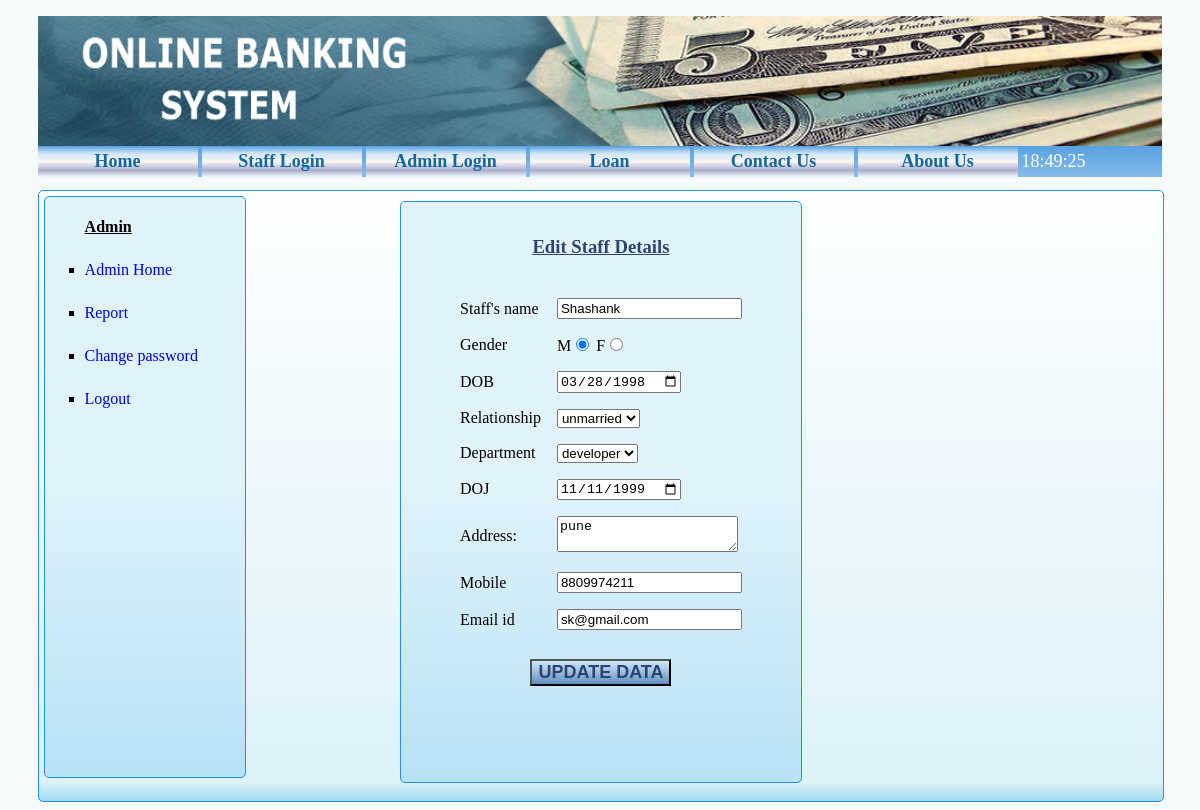
The app's page /editstaff.php?staff_id=1 (signed in) with its own data.
### tables this page shows
CREATE TABLE `staff` (
  `id` int(5) NOT NULL,
  `name` varchar(255) NOT NULL,
  `dob` date NOT NULL,
  `relationship` varchar(255) NOT NULL,
  `department` varchar(255) NOT NULL,
  `doj` date NOT NULL,
  `address` varchar(255) NOT NULL,
  `mobile` varchar(11) NOT NULL,
  `email` varchar(255) NOT NULL,
  `pwd` varchar(32) NOT NULL,
  `gender` char(1) NOT NULL,
  `lastlogin` datetime NOT NULL
);

### editstaff.php (the view, shortened to what this page needs)
<!DOCTYPE html>
<?php
include 'conn/dbconn.php';
$id=  mysql_real_escape_string($_REQUEST['staff_id']);
$sql="SELECT * FROM `staff` WHERE id=$id";
$result=  $conn->query($sql) or die(mysql_error());
$rws=  mysqli_fetch_array($result);
?>
<html>
    <head>
        <link rel="stylesheet" type="text/css" href="css/newcss.css"/>
    </head>
    <?php include 'header.php'; ?>
        <div class='content_addstaff'>
    <?php include 'admin_navbar.php'?>
                <div class='addstaff'>
                <form action="alter_staff.php" method="POST">
            <table align="center" >
                <tr><td colspan='2' align='center' style='color:#2E4372;'><h3><u>Edit Staff Details</u></h3></td></tr>
                <tr>
                    <td>Staff's name</td>
                    <td><input type="text" name="edit_name" value="<?php echo $rws[1];?>" required=""/></td>
                </tr>
                <tr>
                    <td>Gender</td>
                    <td>
                        M<input type="radio" name="edit_gender" value="M" <?php if($rws[10]=="M") echo "checked";?>/>
                        F<input type="radio" name="edit_gender" value="F" <?php if($rws[10]=="F") echo "checked";?>/>
                    </td>
                </tr>
                <tr>
                    <td>
                        DOB
                    </td>
                    <td>
                        <input type="date" name="edit_dob" value="<?php echo $rws[2];?>"/>
                    </td>
                </tr>
                <tr>
                    <td>Relationship</td>
                    <td>
                        <select name="edit_status">
                            <option <?php if($rws[3]=="unmarried") echo "selected";?>>unmarried</option>
                        </select>
                    </td>
                </tr>
                <tr>
                    <td>Department</td>
                    <td>
                        <select name="edit_dept">
                            <option <?php if($rws[4]=="developer") echo "selected";?>>developer</option>
                        </select>
                    </td>
                </tr>
                <tr>
                    <td>
                        DOJ
                    </td>
                    <td>
                        <input type="date" name="edit_doj" value="<?php echo $rws[5];?>"/>
                    </td>
                </tr>
                <tr>
                    <td>Address:</td>
                    <td><textarea name="edit_address"><?php echo $rws[6];?></textarea></td>
                </tr>
                    <td>Mobile</td>
                    <td><input type="text" name="edit_mobile" value="<?php echo $rws[7];?>" required=""/></td>
                <tr>
                    <td>Email id</td>
                    <td><input type="text" name="edit_mobile" value="<?php echo $rws[8];?>" required=""/></td>
                </tr>
                <tr>
                    <td colspan="2" align='center' style='padding-top:20px'><input type="submit" name="alter" value="UPDATE DATA" class='addstaff_button'/></td>
                </tr>
            </table>
        </form>
                </div>
                </div>
    </body>
</html>

### css/newcss.css (style rules this page uses)
body { background-color:#F9F6F4; background-color:#F5FAFA; font-family:verdana; }
.left_panel p,h3 { padding:6px; }
.right_panel p,h3 { padding:6px; }
.addstaff { height:95%; width:400px; background: linear-gradient(to bottom, rgba(224,243,250,1) 49%,rgba(184,226,246,1) 100%,rgba(182,223,253,1) 100%); border:1px solid dodgerblue; border-radius:5px; margin:5px; margin:auto; margin-top:10px; }
.addstaff td { padding:7px; }
.content_addstaff { height:610px; width:100%; border:1px solid dodgerblue; border-radius:5px; background: linear-gradient(to bottom, rgba(254,255,255,1) 0%,rgba(221,241,249,1) 97%,rgba(160,216,239,1) 100%); }
.addstaff_button { background: linear-gradient(to bottom, rgba(207,231,250,1) 0%,rgba(99,147,193,1) 98%,rgba(99,147,193,1) 100%); font-size:18px; color:#2E4372; font-weight: bold; cursor:pointer; }

### records on screen
staff: edit_name "Shashank", gender "☑", edit_dob "03/28/1998", edit_status "unmarried", edit_dept "developer", edit_doj "11/11/1999", edit_address "pune", edit_mobile "8809974211", edit_mobile "sk@gmail.com"
